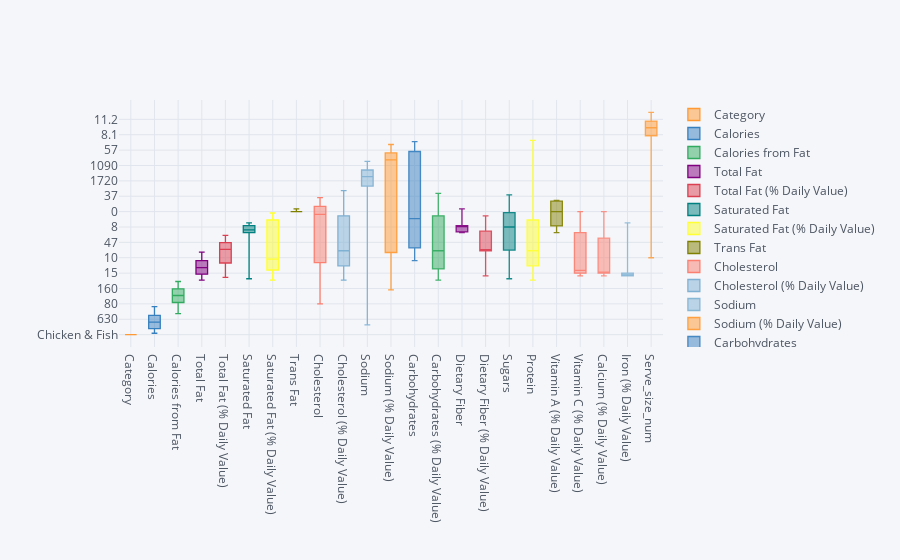

The code cell stored with this chart in its notebook:
### Code cell
Chic.iplot(kind='box')

### Figure 1 — Plotly figure (JSON) as saved in the notebook; plotly's stock layout.template omitted (floating-point values rounded to 4 significant figures)
{"data": [{"boxpoints": false, "line": {"width": 1.3}, "marker": {"color": "rgba(255, 153, 51, 1.0)"}, "name": "Category", "orientation": "v", "type": "box", "y": ["Chicken & Fish", "Chicken & Fish", "Chicken & Fish", "Chicken & Fish", "Chicken & Fish", "Chicken & Fish", "Chicken & Fish", "Chicken & Fish", "Chicken & Fish", "Chicken & Fish", "Chicken & Fish", "Chicken & Fish", "Chicken & Fish", "Chicken & Fish", "Chicken & Fish", "Chicken & Fish", "Chicken & Fish", "Chicken & Fish", "Chicken & Fish", "Chicken & Fish", "Chicken & Fish", "Chicken & Fish", "Chicken & Fish", "Chicken & Fish", "Chicken & Fish", "Chicken & Fish", "Chicken & Fish"]}, {"boxpoints": false, "line": {"width": 1.3}, "marker": {"color": "rgba(55, 128, 191, 1.0)"}, "name": "Calories", "orientation": "v", "type": "box", "y": [510, 350, 670, 510, 610, 450, 750, 590, 430, 360, 480, 430, 360, 630, 480, 610, 450, 670, 520, 540, 380, 190, 280, 470, 940, 1880, 390]}, {"boxpoints": false, "line": {"width": 1.3}, "marker": {"color": "rgba(50, 171, 96, 1.0)"}, "name": "Calories from Fat", "orientation": "v", "type": "box", "y": [200, 80, 300, 180, 250, 130, 340, 230, 170, 140, 220, 190, 150, 280, 170, 280, 160, 300, 180, 200, 90, 110, 160, 270, 530, 1060, 170]}, {"boxpoints": false, "line": {"width": 1.3}, "marker": {"color": "rgba(128, 0, 128, 1.0)"}, "name": "Total Fat", "orientation": "v", "type": "box", "y": [22, 9, 33, 20, 28, 15, 38, 25, 19, 16, 24, 21, 16, 32, 19, 31, 18, 33, 20, 23, 10, 12, 18, 30, 59, 118, 19]}, {"boxpoints": false, "line": {"width": 1.3}, "marker": {"color": "rgba(219, 64, 82, 1.0)"}, "name": "Total Fat (% Daily Value)", "orientation": "v", "type": "box", "y": [33, 13, 51, 31, 43, 23, 59, 39, 29, 25, 38, 32, 25, 49, 28, 47, 27, 51, 31, 35, 15, 18, 27, 45, 91, 182, 29]}, {"boxpoints": false, "line": {"width": 1.3}, "marker": {"color": "rgba(0, 128, 128, 1.0)"}, "name": "Saturated Fat", "orientation": "v", "type": "box", "y": [3.5, 2, 9, 7, 6, 4.5, 10, 8, 3, 3, 7, 5, 3, 9, 7, 8, 6, 8, 6, 4.5, 3, 2, 3, 5, 10, 20, 4]}, {"boxpoints": false, "line": {"width": 1.3}, "marker": {"color": "rgba(255, 255, 51, 1.0)"}, "name": "Saturated Fat (% Daily Value)", "orientation": "v", "type": "box", "y": [18, 9, 44, 36, 31, 22, 51, 42, 15, 15, 35, 25, 16, 45, 36, 40, 31, 40, 32, 23, 14, 10, 15, 25, 50, 101, 19]}, {"boxpoints": false, "line": {"width": 1.3}, "marker": {"color": "rgba(128, 128, 0, 1.0)"}, "name": "Trans Fat", "orientation": "v", "type": "box", "y": [0, 0, 0, 0, 0, 0, 0.5, 0, 0, 0, 0, 0, 0, 0.5, 0, 0.5, 0.5, 0.5, 0, 0, 0, 0, 0, 0, 0, 1, 0]}, {"boxpoints": false, "line": {"width": 1.3}, "marker": {"color": "rgba(251, 128, 114, 1.0)"}, "name": "Cholesterol", "orientation": "v", "type": "box", "y": [45, 65, 85, 105, 70, 90, 90, 110, 45, 35, 65, 50, 35, 80, 95, 65, 80, 60, 80, 50, 65, 25, 40, 65, 135, 265, 40]}, {"boxpoints": false, "line": {"width": 1.3}, "marker": {"color": "rgba(128, 177, 211, 1.0)"}, "name": "Cholesterol (% Daily Value)", "orientation": "v", "type": "box", "y": [16, 22, 29, 35, 24, 30, 31, 37, 14, 11, 21, 17, 11, 26, 32, 21, 27, 21, 27, 16, 22, 9, 13, 22, 44, 89, 14]}, {"boxpoints": false, "line": {"width": 1.3}, "marker": {"color": "rgba(128, 177, 211, 0.8999999999999999)"}, "name": "Sodium", "orientation": "v", "type": "box", "y": [990, 820, 1410, 1250, 1400, 1230, 1720, 1560, 910, 800, 1260, 1260, 990, 1540, 1370, 1340, 1170, 1480, 1320, 1260, 1090, 360, 540, 900, 1800, 3600, 590]}, {"boxpoints": false, "line": {"width": 1.3}, "marker": {"color": "rgba(255, 153, 51, 0.8999999999999999)"}, "name": "Sodium (% Daily Value)", "orientation": "v", "type": "box", "y": [41, 34, 59, 52, 58, 51, 72, 65, 38, 33, 53, 53, 41, 64, 57, 56, 49, 62, 55, 52, 45, 15, 22, 37, 75, 150, 24]}, {"boxpoints": false, "line": {"width": 1.3}, "marker": {"color": "rgba(55, 128, 191, 0.8999999999999999)"}, "name": "Carbohydrates", "orientation": "v", "type": "box", "y": [55, 42, 58, 44, 57, 43, 65, 51, 43, 40, 43, 41, 40, 56, 42, 56, 42, 68, 55, 61, 47, 12, 18, 30, 59, 118, 39]}, {"boxpoints": false, "line": {"width": 1.3}, "marker": {"color": "rgba(50, 171, 96, 0.8999999999999999)"}, "name": "Carbohydrates (% Daily Value)", "orientation": "v", "type": "box", "y": [18, 14, 19, 15, 19, 14, 22, 17, 14, 13, 14, 14, 13, 19, 14, 19, 14, 23, 18, 20, 16, 4, 6, 10, 20, 39, 13]}, {"boxpoints": false, "line": {"width": 1.3}, "marker": {"color": "rgba(128, 0, 128, 0.8999999999999999)"}, "name": "Dietary Fiber", "orientation": "v", "type": "box", "y": [3, 3, 3, 3, 3, 3, 4, 4, 2, 2, 2, 2, 2, 3, 3, 3, 3, 5, 5, 3, 3, 1, 1, 2, 3, 6, 2]}, {"boxpoints": false, "line": {"width": 1.3}, "marker": {"color": "rgba(219, 64, 82, 0.8999999999999999)"}, "name": "Dietary Fiber (% Daily Value)", "orientation": "v", "type": "box", "y": [13, 13, 14, 13, 13, 13, 15, 15, 7, 7, 8, 7, 7, 13, 13, 14, 14, 19, 20, 13, 13, 2, 4, 6, 12, 24, 7]}, {"boxpoints": false, "line": {"width": 1.3}, "marker": {"color": "rgba(0, 128, 128, 0.8999999999999999)"}, "name": "Sugars", "orientation": "v", "type": "box", "y": [10, 8, 11, 9, 11, 9, 16, 14, 7, 5, 6, 6, 5, 7, 6, 8, 6, 12, 10, 14, 12, 0, 0, 0, 0, 1, 5]}, {"boxpoints": false, "line": {"width": 1.3}, "marker": {"color": "rgba(255, 255, 51, 0.8999999999999999)"}, "name": "Protein", "orientation": "v", "type": "box", "y": [24, 28, 36, 40, 32, 36, 36, 40, 21, 14, 22, 20, 14, 32, 36, 27, 30, 27, 31, 23, 27, 9, 13, 22, 44, 87, 15]}, {"boxpoints": false, "line": {"width": 1.3}, "marker": {"color": "rgba(128, 128, 0, 0.8999999999999999)"}, "name": "Vitamin A (% Daily Value)", "orientation": "v", "type": "box", "y": [4, 4, 8, 8, 4, 4, 8, 8, 4, 0, 4, 2, 2, 60, 60, 60, 60, 60, 70, 60, 60, 0, 0, 0, 0, 0, 2]}, {"boxpoints": false, "line": {"width": 1.3}, "marker": {"color": "rgba(251, 128, 114, 0.8999999999999999)"}, "name": "Vitamin C (% Daily Value)", "orientation": "v", "type": "box", "y": [6, 8, 20, 20, 20, 20, 25, 30, 2, 2, 10, 10, 2, 20, 25, 15, 15, 15, 15, 15, 15, 2, 2, 4, 8, 15, 0]}, {"boxpoints": false, "line": {"width": 1.3}, "marker": {"color": "rgba(251, 128, 114, 0.7999999999999998)"}, "name": "Calcium (% Daily Value)", "orientation": "v", "type": "box", "y": [15, 15, 30, 30, 15, 15, 30, 30, 15, 10, 20, 15, 15, 20, 20, 20, 15, 20, 20, 8, 8, 0, 2, 2, 4, 8, 15]}, {"boxpoints": false, "line": {"width": 1.3}, "marker": {"color": "rgba(128, 177, 211, 0.7999999999999998)"}, "name": "Iron (% Daily Value)", "orientation": "v", "type": "box", "y": [20, 20, 20, 20, 20, 20, 15, 15, 15, 15, 15, 15, 15, 20, 20, 20, 20, 20, 20, 20, 20, 2, 4, 6, 10, 25, 10]}, {"boxpoints": false, "line": {"width": 1.3}, "marker": {"color": "rgba(255, 153, 51, 0.7999999999999998)"}, "name": "Serve_size_num", "orientation": "v", "type": "box", "y": ["7.5", "7", "8.8", "8.3", "8.1", "7.6", "10", "9.5", "5.6", "5.1", "6", "5.7", "5.2", "11.1", "10.7", "10.9", "10.5", "11.1", "11.2", "10.7", "10.3", "2.3", "3.4", "5.7", "11.4", "22.8", "5"]}], "layout": {"autosize": true, "legend": {"bgcolor": "#F5F6F9", "font": {"color": "#4D5663"}}, "paper_bgcolor": "#F5F6F9", "plot_bgcolor": "#F5F6F9", "title": {"font": {"color": "#4D5663"}}, "xaxis": {"autorange": true, "gridcolor": "#E1E5ED", "range": [-0.5, 22.5], "showgrid": true, "tickfont": {"color": "#4D5663"}, "title": {"font": {"color": "#4D5663"}, "text": ""}, "type": "category", "zerolinecolor": "#E1E5ED"}, "yaxis": {"autorange": true, "gridcolor": "#E1E5ED", "range": [-8.833, 167.8], "showgrid": true, "tickfont": {"color": "#4D5663"}, "title": {"font": {"color": "#4D5663"}, "text": ""}, "type": "category", "zerolinecolor": "#E1E5ED"}}}
